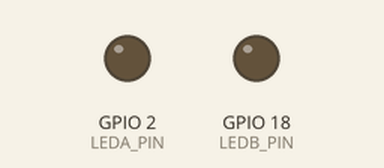
The sketch below on a simulated ESP32. Parts: output pins drawn as LEDs (lit = HIGH).

Above: at 0.15 s.
At 12.21 s:
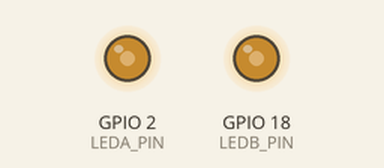
Timing chart, 0 to 12.3 s (numbered marks = the images above):
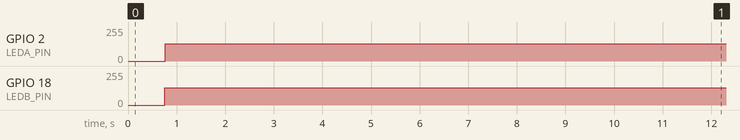

Measured:
- by itself, GPIO 2 (LEDA_PIN): 0/255 → 128/255 at 0.77 s
- by itself, GPIO 18 (LEDB_PIN): 0/255 → 128/255 at 0.76 s

The sketch:

ex06.ino
```cpp
#define LEDA_PIN 2
#define LEDB_PIN 18
const int freq = 5000;
const int resolution = 8;

void setup() {
  Serial.begin(115200);
  ledcAttach(LEDA_PIN, freq, resolution);
  ledcAttach(LEDB_PIN, freq, resolution);
}

void loop() {
  for(int dutyA = 0; dutyA <= 255; dutyA++) {
    int dutyB = 255 - dutyA;
    ledcWrite(LEDA_PIN, dutyA);
    ledcWrite(LEDB_PIN, dutyB);
    delay(6);
  }
  for(int dutyA = 255; dutyA >= 0; dutyA--) {
    int dutyB = 255 - dutyA;
    ledcWrite(LEDA_PIN, dutyA);
    ledcWrite(LEDB_PIN, dutyB);
  }
}
```
